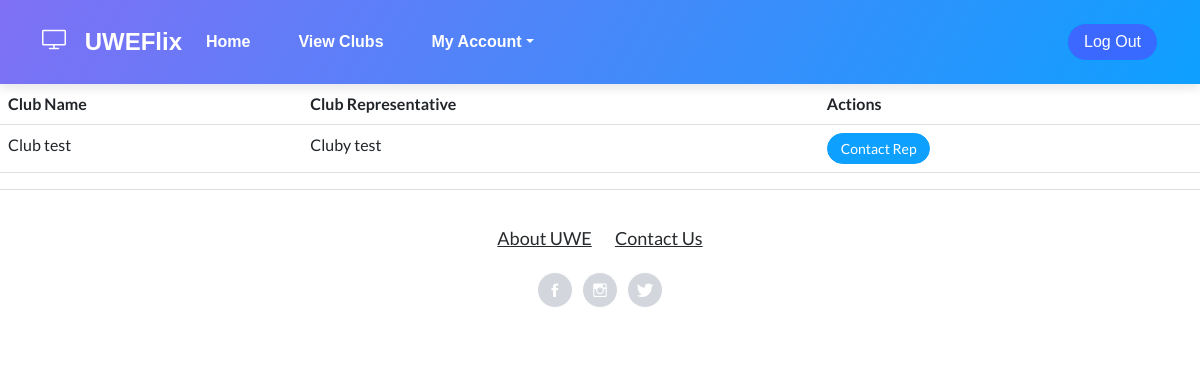
Screenshot of /index/allclubs with the database file from the repository.
### CinManager/models.py (models this page shows)
class Club(models.Model):
    id = models.AutoField(primary_key=True, unique=True)
    name = models.CharField(max_length=100)
    address = models.CharField(max_length=100)
    contact_number = models.CharField(max_length=100)
    email = models.CharField(max_length=100)
    discount_rate = models.PositiveIntegerField(default=0)

class ClubRep(models.Model):
    id = models.AutoField(primary_key=True)
    user = models.OneToOneField(User, on_delete=models.DO_NOTHING)
    dateofbirth = models.DateField(default=datetime.now)
    club = models.OneToOneField(Club, on_delete=models.CASCADE)

### Index/views.py (the view)
# urls.py: path('allclubs', views.view_all_clubs, name='allclubs'),
def view_all_clubs(request):
    userpermissions = check_permissions(request)
    if userpermissions == 2:
        club_rep = ClubRep.objects.get(user=request.user)
        club_id = club_rep.club.id
    else:
        club_id = 0
    clubs = Club.objects.all()
    club_reps = ClubRep.objects.all()
    return render(request, 'UWEFlix/allclubs.html', {'clubs': clubs, 'club_reps': club_reps, 'userpermissions': userpermissions, 'club_id': club_id})

### Index/views.py (called while the page is built)
def check_permissions(request):
    if request.user.is_authenticated:
        if request.user.groups.filter(name='Cinema Managers').exists():
            userpermission = 1
        elif request.user.groups.filter(name='Club Representatives').exists():
            userpermission = 2
        elif request.user.groups.filter(name='Account Managers').exists():
            userpermission = 3
        elif request.user.groups.filter(name='Guest').exists():
            userpermission = 4
        else:
            userpermission = 0
    else:
        return redirect('Login')
    return userpermission

### web_project/templates/UWEFlix/allclubs.html (shortened to what this page needs)
{% extends 'UWEFlix/layout.html' %}
{% block content %}
<table class="table">
    <thead class="thead-light">
        <tr>
            <th>Club Name</th>
            <th>Club Representative</th>
            <th>Actions</th>
        </tr>
    </thead>
    <tbody>
        {% for club in clubs %}
        <tr>
            <td>{{ club.name }}</td>
            <td>
                {% for club_rep in club_reps %}
                {% if club_rep.club.id == club.id %}
                {{ club_rep.user.first_name }} {{ club_rep.user.last_name }}
                {% endif %}
                {% endfor %}
            </td>
            <td>
                <button type="button" class="btn btn-primary btn-sm" onclick="alert('This function is not yet implemented.')">Contact Rep</button>
            </td>
        </tr>
        {% endfor %}
    </tbody>
</table>
{% endblock %}

### rows the page displays
Club: name "Club test"
ClubRep: user.first_name "Cluby", user.last_name "test"
